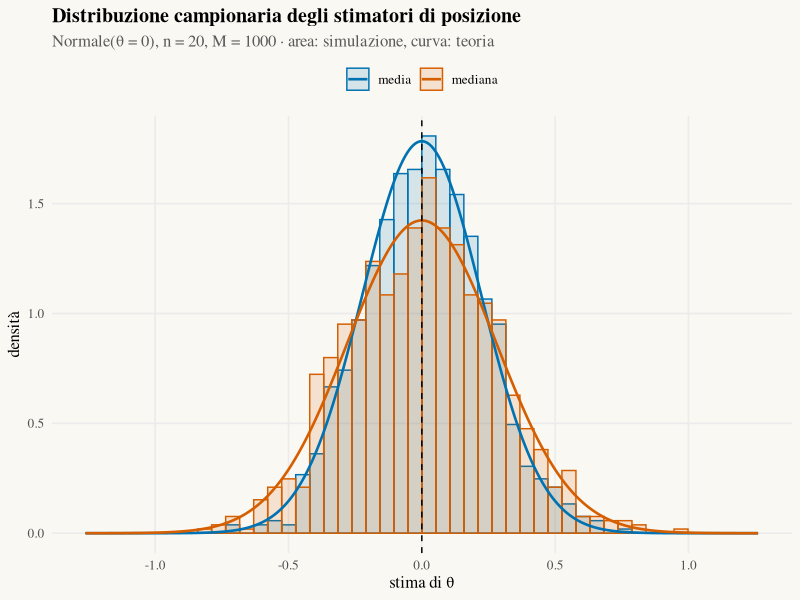

This chart was generated by the following R code:
# ───────────────────────────────────────────────────────────────
# StatAtlas · Lab 06 — Media, mediana e massima verosimiglianza
# Modello: N(θ = 0, 1) · n = 20 · M = 1000 · seed = 2026
# Con R ≥ 4.1 e il generatore predefinito (Mersenne-Twister,
# normal.kind = "Inversion") i campioni coincidono con quelli di StatAtlas.
# ───────────────────────────────────────────────────────────────
library(tidyverse)

# Parametri -------------------------------------------------------
theta <- 0        # vero parametro di posizione
n     <- 20       # numerosità di ogni campione
M     <- 1000     # numero di campioni (repliche)
set.seed(2026)

# Modello generatore ----------------------------------------------
genera <- function(n) rnorm(n, mean = theta, sd = 1)
# Nel modello Normale lo stimatore di massima verosimiglianza coincide con la media.

# 1. Simulazione: M campioni generati uno dopo l’altro ------------
sim <- tibble(replica = seq_len(M)) |>
  mutate(campione = map(replica, \(r) genera(n)))

stime <- sim |>
  transmute(
    replica,
    media   = map_dbl(campione, mean),
    mediana = map_dbl(campione, median)
  )

# 2. Teoria vs simulazione ----------------------------------------
stime_lunghe <- stime |>
  pivot_longer(-replica, names_to = "stimatore", values_to = "stima")

stime_lunghe |>
  group_by(stimatore) |>
  summarise(
    centro  = median(stima),          # teoria: θ (per simmetria)
    dev_std = sd(stima),
    iqr     = IQR(stima),
    mse     = mean((stima - theta)^2)
  )
# Dev. std teoriche: media 0.2236, mediana 0.2802

# 3. Grafico: distribuzioni campionarie ---------------------------
lim <- 1.2611   # finestra [θ − lim, θ + lim]
bw  <- 2 * lim / 48
colori <- c(media = "#0072B2", mediana = "#D55E00")

teoria <- tibble(x = seq(theta - lim, theta + lim, length.out = 400)) |>
  mutate(
    media   = dnorm(x, theta, sqrt(1 / n)),
    mediana = dnorm(x, theta, sqrt(pi / (2 * n)))
  ) |>
  pivot_longer(-x, names_to = "stimatore", values_to = "densita")

theme_statatlas <- function(base_size = 12) {
  theme_minimal(base_size = base_size, base_family = "serif") +
    theme(
      plot.title       = element_text(face = "bold"),
      plot.subtitle    = element_text(colour = "grey35"),
      panel.grid.minor = element_blank(),
      legend.position  = "top",
      plot.background  = element_rect(fill = "#FAF8F3", colour = NA)
    )
}

stime_lunghe |>
  filter(abs(stima - theta) <= lim) |>
  ggplot(aes(stima, colour = stimatore, fill = stimatore)) +
  geom_histogram(aes(y = after_stat(count) / (M * bw)),   # densità rispetto a tutte le M stime
                 binwidth = bw, boundary = theta - lim,
                 alpha = 0.15, position = "identity") +
  geom_line(data = teoria, aes(x, densita), linewidth = 0.9) +
  geom_vline(xintercept = theta, linetype = "dashed") +
  scale_colour_manual(values = colori, aesthetics = c("colour", "fill")) +
  labs(
    title    = "Distribuzione campionaria degli stimatori di posizione",
    subtitle = sprintf("Normale(θ = %g), n = %d, M = %d · area: simulazione, curva: teoria", theta, n, M),
    x = "stima di θ", y = "densità", colour = NULL, fill = NULL
  ) +
  theme_statatlas()

# Quota di stime fuori dalla finestra del grafico
stime_lunghe |>
  group_by(stimatore) |>
  summarise(fuori_scala = mean(abs(stima - theta) > lim))
